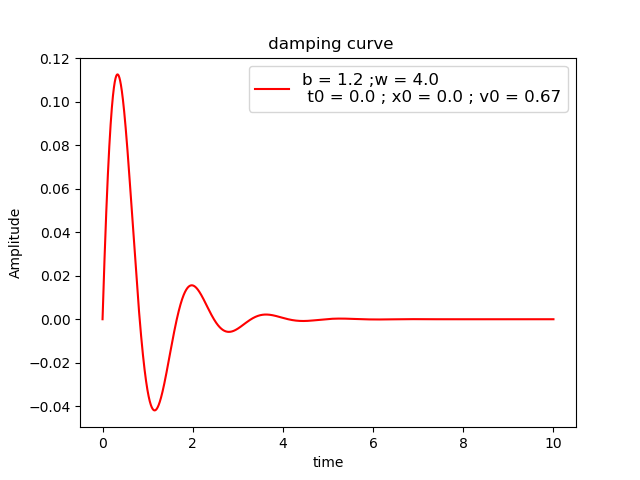

Generate this figure with Python:
import numpy as np
import matplotlib.pyplot as plt


def runge_kutta(f,t0,x0,dt,dxdt_0,t_max,b,w):
	T = []; X = []
	a = [0,0.5,0.5,1];k = [[0 for j in range(4)] for i in range(2)];
	while abs(t0)<abs(t_max):
		k[0][0]=dt*dxdt_0; g = k[0][0]; k[1][0]=dt*f(t0,x0,dxdt_0,b,w); c = k[1][0]
		for j in range(1,4):
			k[0][j] = dt*(dxdt_0 +(c*a[j]))
			k[1][j] = dt*f(t0+(a[j]*dt),x0+(a[j]*g),dxdt_0+(a[j]*c),b,w)
			g = k[0][j]; c = k[1][j]
		dx = (1/6)*(k[0][0]+ 2*k[0][1]+ 2*k[0][2]+k[0][3])
		dx2 = (1/6)*(k[1][0]+ 2*k[1][1]+ 2*k[1][2]+k[1][3])
		X.append(x0); T.append(t0)
		t0 = t0 + dt ; x0 = x0 + dx; dxdt_0 = dxdt_0 + dx2
	return T , X



def f(t,x,dxdt,b,w):
	return -((2*b*dxdt)+(w*w*x))

dt = 0.001
b=float(input("The value of damping constane  = "))
w=float(input("The value of natural frequency = "))

t0, x0 = [float(d) for d in input("Give me boundary Values(eg: t x(t)) = ").split()]
dxdt_0 = float(input("The value of initial velocity  = "))
t_max=float(input("Give the Final Time = "))

sol_T, sol_X = runge_kutta(f,t0,x0,dt,dxdt_0,t_max,b,w)

plt.plot(sol_T,sol_X,c='red',label='b = %s ;w = %s \n t0 = %s ; x0 = %s ; v0 = %s'%(b,w,t0,x0,dxdt_0))
plt.legend(loc='best',prop={'size':12})
plt.xlabel("time")
plt.ylabel("Amplitude")
plt.title(" damping curve")
plt.show()
